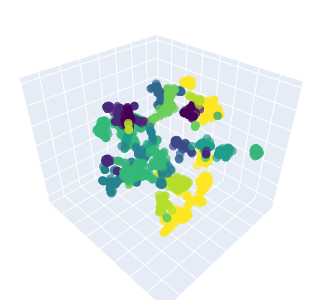

The notebook cell saved with this chart:
### Code cell
# 3D plot of hierarchical clustering 
hover_name = [('CID: '+str(x)) for x in fpb_cluster_emb['CID'].values]
fig = px.scatter_3d(
    projections, x='dim1', y='dim2', z='dim3',
    color=fpb_cluster_emb['hierarchical_cluster'].astype(str), labels={'color': 'Hierarchical cluster'},
    hover_name=hover_name,
    hover_data={'dim1': False, 'dim2': False, 'dim3': False},
    range_color=[fpb_cluster_emb['hierarchical_cluster'].min(), fpb_cluster_emb['hierarchical_cluster'].max()], 
    color_discrete_sequence=px.colors.sequential.Viridis_r
    )

# layout
fig.update_traces(marker_size=3, opacity=0.7)
fig.update_layout(scene = dict(
                    xaxis = dict(showticklabels=False, title=''),
                    yaxis = dict(showticklabels=False, title=''),
                    zaxis = dict(showticklabels=False, title='')
                    ), margin=dict(l=0, r=0, t=0, b=0))
fig.update(layout_showlegend=False)

# configuration
config = {'modeBarButtonsToRemove': ['logo', 'zoom3d', 'tableRotation', 
          'orbitRotation', 'pan3d', 'resetCameraLastSave3d'], 'displaylogo': False}

# show
fig.update_layout(width=300, height=300)
fig.show(config=config)

### Figure 1 — Plotly figure (JSON) as saved in the notebook; plotly's stock layout.template omitted (floating-point values rounded to 4 significant figures; data arrays with more than 128 entries replaced by an {"elided": "..."} marker saying what was removed)
{"data": [{"hovertemplate": "<b>%{hovertext}</b><br><br>Hierarchical cluster=21<extra></extra>", "hovertext": {"elided": "223 str values"}, "legendgroup": "21", "marker": {"color": "#fde725", "size": 3, "symbol": "circle"}, "mode": "markers", "name": "21", "opacity": 0.7, "scene": "scene", "showlegend": true, "type": "scatter3d", "x": {"elided": "223 float values"}, "y": {"elided": "223 float values"}, "z": {"elided": "223 float values"}}, {"hovertemplate": "<b>%{hovertext}</b><br><br>Hierarchical cluster=6<extra></extra>", "hovertext": {"elided": "146 str values"}, "legendgroup": "6", "marker": {"color": "#b5de2b", "size": 3, "symbol": "circle"}, "mode": "markers", "name": "6", "opacity": 0.7, "scene": "scene", "showlegend": true, "type": "scatter3d", "x": {"elided": "146 float values"}, "y": {"elided": "146 float values"}, "z": {"elided": "146 float values"}}, {"hovertemplate": "<b>%{hovertext}</b><br><br>Hierarchical cluster=10<extra></extra>", "hovertext": ["CID: 7410", "CID: 6724", "CID: 17253", "CID: 10757", "CID: 7018", "CID: 10241", "CID: 6780", "CID: 6697", "CID: 7020"], "legendgroup": "10", "marker": {"color": "#6ece58", "size": 3, "symbol": "circle"}, "mode": "markers", "name": "10", "opacity": 0.7, "scene": "scene", "showlegend": true, "type": "scatter3d", "x": [3.387, 3.413, -6.402, 3.48, -6.387, -6.369, -6.409, -6.386, -6.516], "y": [4.975, 5.059, 7.35, 5.241, 7.364, 7.385, 7.344, 7.38, 7.222], "z": [-15.34, -15.36, -1.974, -15.41, -1.973, -1.966, -1.969, -1.97, -1.998]}, {"hovertemplate": "<b>%{hovertext}</b><br><br>Hierarchical cluster=4<extra></extra>", "hovertext": {"elided": "296 str values"}, "legendgroup": "4", "marker": {"color": "#35b779", "size": 3, "symbol": "circle"}, "mode": "markers", "name": "4", "opacity": 0.7, "scene": "scene", "showlegend": true, "type": "scatter3d", "x": {"elided": "296 float values"}, "y": {"elided": "296 float values"}, "z": {"elided": "296 float values"}}, {"hovertemplate": "<b>%{hovertext}</b><br><br>Hierarchical cluster=22<extra></extra>", "hovertext": ["CID: 12993", "CID: 13588", "CID: 10336", "CID: 6562", "CID: 185654", "CID: 13143", "CID: 7847", "CID: 20138", "CID: 15394", "CID: 723", "CID: 8858", "CID: 6570", "CID: 4650", "CID: 4093"], "legendgroup": "22", "marker": {"color": "#1f9e89", "size": 3, "symbol": "circle"}, "mode": "markers", "name": "22", "opacity": 0.7, "scene": "scene", "showlegend": true, "type": "scatter3d", "x": [11.71, 11.99, 10.81, 10.61, 11.81, 11.56, 10.66, 11.09, 11.6, 8.927, 11.64, 11.53, 11.81, 7.936], "y": [2.455, 2.421, 1.85, 1.673, 2.385, 2.369, 1.798, 2.071, 2.427, 3.193, 2.48, 2.414, 2.419, 2.874], "z": [8.441, 8.344, 9.359, 9.681, 8.97, 9.401, 9.551, 9.049, 9.474, -0.9162, 8.69, 9.385, 8.72, -1.415]}, {"hovertemplate": "<b>%{hovertext}</b><br><br>Hierarchical cluster=0<extra></extra>", "hovertext": {"elided": "200 str values"}, "legendgroup": "0", "marker": {"color": "#26828e", "size": 3, "symbol": "circle"}, "mode": "markers", "name": "0", "opacity": 0.7, "scene": "scene", "showlegend": true, "type": "scatter3d", "x": {"elided": "200 float values"}, "y": {"elided": "200 float values"}, "z": {"elided": "200 float values"}}, {"hovertemplate": "<b>%{hovertext}</b><br><br>Hierarchical cluster=2<extra></extra>", "hovertext": ["CID: 164514", "CID: 86240", "CID: 13129", "CID: 67884", "CID: 6368", "CID: 6429", "CID: 61112", "CID: 6372", "CID: 6430", "CID: 6392", "CID: 6431", "CID: 6393", "CID: 6428", "CID: 6373", "CID: 15586", "CID: 6391", "CID: 7394", "CID: 14917", "CID: 6278", "CID: 6591", "CID: 6574", "CID: 6365", "CID: 6366", "CID: 6573", "CID: 6564", "CID: 6359", "CID: 5943", "CID: 6212", "CID: 6423", "CID: 6344", "CID: 6337", "CID: 11", "CID: 6901", "CID: 6478", "CID: 6214", "CID: 6327", "CID: 6419", "CID: 31373", "CID: 6575", "CID: 6389", "CID: 6371", "CID: 24193", "CID: 24883", "CID: 7850", "CID: 300", "CID: 727", "CID: 10900", "CID: 6338", "CID: 31240", "CID: 8115", "CID: 38307", "CID: 31369", "CID: 22833341", "CID: 6537497", "CID: 7835", "CID: 5284469", "CID: 7280", "CID: 7840", "CID: 6333", "CID: 31296", "CID: 7839", "CID: 6323", "CID: 3024", "CID: 5558", "CID: 11641", "CID: 53445481", "CID: 7903", "CID: 398", "CID: 6587", "CID: 6375", "CID: 943", "CID: 946", "CID: 3032552", "CID: 79123", "CID: 12259", "CID: 15575", "CID: 11724", "CID: 12307", "CID: 145068", "CID: 2087", "CID: 5993", "CID: 3224", "CID: 13930", "CID: 3589", "CID: 10967", "CID: 7864", "CID: 6328", "CID: 24841"], "legendgroup": "2", "marker": {"color": "#31688e", "size": 3, "symbol": "circle"}, "mode": "markers", "name": "2", "opacity": 0.7, "scene": "scene", "showlegend": true, "type": "scatter3d", "x": [-5.997, -5.884, -5.676, -6.036, -5.634, -6.125, -5.936, -5.621, -6.154, -5.943, -6.057, -5.753, -5.748, -6.151, -5.72, -5.778, -6.467, -5.629, -5.471, -5.376, -5.186, -5.028, -5.639, -5.395, -5.129, -3.061, -5.541, -5.255, -6.733, -4.779, -4.646, -4.911, -5.792, -6.437, -5.559, -4.471, -5.507, -5.851, -5.447, -5.706, -5.418, -5.637, -5.066, -4.774, -4.126, -6.442, -5.346, -5.218, -5.177, -3.824, -3.987, -5.695, -6.382, -6.235, -3.751, -6.596, -2.928, -2.811, -2.919, -2.849, -2.821, -2.817, -2.818, -2.808, -2.824, -2.471, -6.845, -6.879, -6.9, -6.884, -6.992, -7.028, -6.896, -6.968, -6.986, -6.993, -6.951, -6.985, -7.066, -6.949, -6.771, -7.166, -6.891, -6.899, -3.963, -3.634, -5.376, -5.479], "y": [-7.79, -7.605, -7.863, -7.935, -7.775, -7.66, -7.236, -7.696, -7.672, -7.762, -7.87, -7.713, -7.072, -7.696, -6.701, -7.027, -8.259, -8.358, -5.047, -5.227, -5.313, -5.108, -5.091, -4.931, -4.478, -4.266, -5.059, -5.08, -1.805, -4.953, -4.58, -4.535, -4.758, -4.685, -5.251, -5.024, -5.423, -5.104, -4.753, -6.541, -5.096, -5.634, -4.719, -4.721, -3.966, -4.498, -4.628, -4.454, -4.569, -4.852, -4.762, -3.675, -4.486, -4.487, -4.807, -4.441, -4.208, -4.111, -4.192, -4.144, -4.12, -4.118, -4.121, -4.11, -4.12, -3.765, -1.523, -1.528, -1.5, -1.541, -1.186, -1.095, -1.438, -1.229, -1.161, -1.149, -1.348, -1.181, -1.419, -4.365, -4.411, -4.208, -4.374, -4.376, -4.887, -4.989, -8.941, -8.731], "z": [9.825, 10.42, 10.25, 10.15, 10.13, 10.33, 9.957, 10.37, 10.33, 9.893, 9.976, 10.36, 9.951, 10.08, 9.756, 9.912, 10.67, 9.917, 9.323, 8.67, 8.549, 8.708, 8.755, 8.08, 7.597, 11.01, 9.584, 9.462, 10.87, 9.057, 7.709, 8.159, 8.137, 7.686, 9.323, 8.474, 8.87, 8.799, 8.64, 9.704, 9.727, 9.378, 8.1, 7.91, 8.065, 6.809, 8.473, 8.513, 7.062, 7.496, 7.634, 8.499, 6.534, 6.654, 7.229, 6.741, 11.04, 11.17, 11.08, 11.13, 11.16, 11.16, 11.16, 11.17, 11.16, 11.46, 10.98, 11.05, 11.03, 11.07, 10.94, 10.93, 11.03, 11.05, 10.99, 11.0, 11.07, 11.0, 11.28, 6.57, 6.628, 6.447, 6.633, 6.573, 7.709, 7.606, 9.6, 9.693]}, {"hovertemplate": "<b>%{hovertext}</b><br><br>Hierarchical cluster=8<extra></extra>", "hovertext": ["CID: 7367", "CID: 18636", "CID: 38200", "CID: 37270", "CID: 42540", "CID: 29575", "CID: 38439", "CID: 43495", "CID: 15625", "CID: 7271", "CID: 6914", "CID: 1486", "CID: 992", "CID: 51130", "CID: 42140", "CID: 51720", "CID: 42138", "CID: 38016", "CID: 37036", "CID: 38875", "CID: 38032", "CID: 37034", "CID: 37807", "CID: 36188", "CID: 42128", "CID: 39929", "CID: 9223", "CID: 36231", "CID: 71072", "CID: 16318", "CID: 568", "CID: 36401", "CID: 12871038", "CID: 20263", "CID: 88939", "CID: 33105", "CID: 37248", "CID: 37803", "CID: 27960", "CID: 23448", "CID: 68245", "CID: 13", "CID: 7950", "CID: 10943", "CID: 7931", "CID: 7810", "CID: 7238", "CID: 7964", "CID: 15910", "CID: 4685", "CID: 53639106", "CID: 8370", "CID: 7239", "CID: 12463", "CID: 6895", "CID: 7503", "CID: 19462", "CID: 12266", "CID: 20534", "CID: 18554", "CID: 10797", "CID: 19602", "CID: 10351", "CID: 13587", "CID: 237332", "CID: 66349", "CID: 12097", "CID: 8029", "CID: 6919", "CID: 7362", "CID: 7361"], "legendgroup": "8", "marker": {"color": "#3e4989", "size": 3, "symbol": "circle"}, "mode": "markers", "name": "8", "opacity": 0.7, "scene": "scene", "showlegend": true, "type": "scatter3d", "x": [-6.056, -12.3, -11.58, -12.25, -12.28, -12.23, -12.26, -11.7, -12.26, -11.84, -11.61, -12.3, -11.72, -11.71, -11.89, -11.52, -11.76, -11.05, -10.95, -10.57, -10.71, -11.09, -10.9, -10.7, -11.78, -11.69, -11.95, -10.74, -11.74, -11.68, -12.04, -11.14, -12.44, -12.12, -11.96, -12.18, -10.29, -10.38, -10.28, -10.42, -11.08, -10.99, -10.98, -10.51, -9.947, -10.18, -10.17, -10.46, -11.26, -10.54, -9.993, -11.47, -10.74, -11.08, -11.06, -9.535, -12.44, -12.93, -12.46, -12.27, -12.69, -12.49, -12.93, -12.17, -12.83, -13.08, -12.97, -12.68, -12.59, -12.89, -12.54], "y": [-4.636, -1.597, -4.691, -1.567, -1.535, -1.536, -1.529, -5.224, -1.533, -1.705, -1.872, -1.289, -1.84, -5.305, -5.829, -4.794, -5.618, -3.275, -3.254, -3.135, -2.936, -3.194, -3.279, -3.431, -6.169, -6.281, -6.532, -3.404, -6.472, -3.182, -6.216, -3.22, -6.552, -6.793, -6.738, -6.556, -2.876, -2.816, -2.851, -2.733, -6.723, -2.196, -2.266, -2.045, -2.966, -2.912, -2.846, -2.421, -2.487, -2.158, -1.133, -2.774, -2.276, -2.247, -1.852, -2.958, -7.18, -6.834, -7.301, -7.389, -7.003, -7.21, -6.78, -7.296, -7.097, -7.628, -7.204, -6.807, -7.542, -6.905, -7.455], "z": [10.43, -7.954, -7.057, -7.862, -7.923, -7.83, -7.904, -7.141, -7.911, -6.873, -6.852, -8.213, -6.93, -7.13, -7.313, -6.973, -7.249, -6.35, -6.42, -6.106, -6.632, -6.543, -6.19, -6.377, -7.449, -7.558, -7.693, -6.702, -7.635, -5.646, -7.374, -6.469, -7.717, -7.206, -7.361, -7.78, -6.514, -6.507, -6.498, -6.68, -8.018, -6.069, -5.845, -6.006, -5.638, -5.706, -5.702, -5.618, -6.198, -5.884, -5.3, -5.63, -5.991, -6.36, -5.913, -4.915, -7.095, -7.7, -7.923, -7.716, -7.989, -7.972, -7.415, -7.393, -7.134, -7.663, -7.407, -7.154, -7.517, -7.821, -7.282]}, {"hovertemplate": "<b>%{hovertext}</b><br><br>Hierarchical cluster=1<extra></extra>", "hovertext": ["CID: 27941", "CID: 2537", "CID: 244297", "CID: 53703939", "CID: 5282601", "CID: 62847", "CID: 12741", "CID: 13187", "CID: 61303", "CID: 75364", "CID: 11622", "CID: 8163", "CID: 5282604", "CID: 13561", "CID: 10130", "CID: 7967", "CID: 8175", "CID: 2969", "CID: 3017068", "CID: 8194", "CID: 75458", "CID: 12052911", "CID: 18027", "CID: 71552", "CID: 8130", "CID: 3084462", "CID: 984", "CID: 22207", "CID: 6184", "CID: 3893", "CID: 8051", "CID: 11005", "CID: 62838", "CID: 31289", "CID: 8158", "CID: 3084376", "CID: 454", "CID: 379", "CID: 8093", "CID: 985", "CID: 181174", "CID: 17697", "CID: 13849", "CID: 557529", "CID: 31291", "CID: 155761", "CID: 25311", "CID: 12530", "CID: 8186", "CID: 8180", "CID: 385", "CID: 151269", "CID: 9543670", "CID: 12292", "CID: 2266", "CID: 5192", "CID: 244872", "CID: 8215", "CID: 12736", "CID: 75502", "CID: 10467", "CID: 16898", "CID: 23524", "CID: 10465", "CID: 8094", "CID: 10469", "CID: 10459", "CID: 196", "CID: 8892", "CID: 19255", "CID: 37982", "CID: 5282596", "CID: 94485", "CID: 181572", "CID: 20245", "CID: 12572015", "CID: 12591", "CID: 10470", "CID: 70095", "CID: 10457", "CID: 13828362", "CID: 10468", "CID: 7991", "CID: 5281", "CID: 2724554", "CID: 11197", "CID: 13185", "CID: 10471", "CID: 17085", "CID: 15816", "CID: 12046", "CID: 10430", "CID: 12284", "CID: 264", "CID: 22199", "CID: 13297142", "CID: 141135", "CID: 743", "CID: 22434", "CID: 520159", "CID: 13584", "CID: 8139", "CID: 13908485", "CID: 14259", "CID: 53705", "CID: 41517", "CID: 15609", "CID: 22048", "CID: 31284", "CID: 20017", "CID: 15610", "CID: 41518", "CID: 8201", "CID: 8181", "CID: 41431", "CID: 75546", "CID: 13908486", "CID: 12400", "CID: 75519", "CID: 1032", "CID: 6590", "CID: 10349", "CID: 1110", "CID: 7824"], "legendgroup": "1", "marker": {"color": "#482878", "size": 3, "symbol": "circle"}, "mode": "markers", "name": "1", "opacity": 0.7, "scene": "scene", "showlegend": true, "type": "scatter3d", "x": [9.617, 9.621, 9.616, 9.613, 6.57, 7.074, 8.631, 8.836, 8.633, 8.664, 8.67, 8.685, 6.732, 8.904, 6.11, 9.121, 10.77, 6.097, 10.24, 10.41, 10.74, 10.7, 8.942, 10.53, 9.892, 10.58, 10.7, 6.709, 9.748, 6.725, 9.23, 6.162, 6.756, 10.36, 6.801, 10.69, 10.26, 7.641, 8.911, 6.787, 10.49, 10.26, 6.861, 10.36, 10.15, 10.51, 10.58, 6.163, 10.78, 7.141, 3.868, 3.916, 3.914, 5.703, 5.111, 5.646, 5.723, 6.48, 5.099, 5.377, 7.39, 6.825, 5.906, 6.073, 5.948, 6.005, 4.992, 5.611, 6.102, 5.614, 6.565, 6.978, 6.029, 6.011, 6.436, 5.745, 6.05, 6.505, 4.878, 6.253, 5.437, 6.577, 5.712, 5.911, 5.228, 6.986, 5.594, 6.312, 6.439, 4.858, 5.75, 5.587, 5.644, 5.582, 9.415, 9.446, 9.469, 5.609, 10.37, 10.39, 10.74, 10.23, 10.72, 10.59, 10.41, 10.36, 10.63, 10.82, 10.37, 10.73, 10.14, 10.67, 10.83, 10.17, 10.96, 10.25, 10.83, 10.27, 10.77, 5.616, 5.199, 5.224, 5.344, 9.895], "y": [-3.298, -3.305, -3.318, -3.318, -5.536, -6.02, -2.682, -2.363, -2.633, -2.684, -2.69, -2.716, -5.673, -3.196, -1.797, -1.714, -4.109, -4.844, -3.832, -3.991, -4.222, -3.836, -2.965, -4.102, -2.163, -4.306, -4.03, -5.609, -1.881, -4.205, -1.893, -5.063, -4.528, -4.225, -5.015, -3.821, -2.663, -4.89, -2.197, -4.791, -4.34, -4.0, -4.754, -3.986, -4.054, -3.744, -3.67, -4.51, -3.99, -4.188, -4.08, -4.119, -4.119, -1.606, -4.789, -5.296, -4.863, -5.418, -4.818, -4.451, -5.229, -5.372, -5.533, -4.82, -3.595, -4.551, -5.427, -1.348, -3.004, -5.831, -5.228, -4.33, -6.131, -4.005, -4.221, -5.489, -4.879, -6.223, -4.331, -4.142, -5.079, -4.363, -1.457, -5.36, -4.219, -5.781, -4.689, -6.354, -5.172, -4.41, -1.359, -0.7394, -1.313, -0.7305, -4.264, -4.317, -4.347, -1.347, -5.689, -6.195, -5.876, -6.265, -6.022, -6.343, -6.108, -5.836, -6.482, -5.889, -5.788, -6.316, -6.011, -5.652, -6.419, -6.261, -6.201, -6.233, -5.79, -6.302, -5.87, -0.1957, 0.6369, -0.07758, -0.2527, -5.389], "z": [9.59, 9.564, 9.553, 9.548, 10.01, 9.83, 12.37, 12.11, 12.36, 12.39, 12.38, 12.39, 10.0, 12.7, 9.429, 11.91, 12.94, 7.695, 12.97, 13.08, 12.86, 12.94, 12.5, 12.51, 11.83, 12.91, 12.53, 9.793, 11.72, 7.8, 11.85, 8.854, 9.837, 12.66, 8.006, 12.58, 12.01, 8.018, 12.07, 8.006, 12.8, 12.9, 8.091, 12.55, 12.84, 12.66, 12.75, 7.24, 12.92, 8.057, 10.51, 10.47, 10.47, 9.006, 7.246, 7.387, 8.033, 8.109, 8.606, 8.804, 8.092, 7.35, 8.372, 8.662, 7.252, 9.179, 8.116, 8.927, 8.441, 8.706, 8.091, 7.096, 8.299, 8.425, 8.135, 7.554, 8.521, 8.143, 8.15, 6.577, 8.309, 9.028, 9.005, 7.819, 7.969, 7.39, 7.775, 7.318, 8.532, 7.709, 9.103, 9.055, 8.996, 8.949, -3.458, -3.462, -3.423, 8.946, -1.055, -1.426, -0.6321, -0.7824, -1.399, -1.258, -0.5656, -0.6672, -0.89, -1.263, -1.291, -0.6255, -1.133, -0.9232, -0.9567, -1.017, -1.035, -0.711, -1.043, -1.22, -0.719, 8.814, 9.352, 9.221, 9.098, -0.9362]}, {"hovertemplate": "<b>%{hovertext}</b><br><br>Hierarchical cluster=11<extra></extra>", "hovertext": ["CID: 31261", "CID: 6416", "CID: 23847", "CID: 11509", "CID: 7288", "CID: 89180", "CID: 8452", "CID: 7958", "CID: 544588", "CID: 8034", "CID: 7909", "CID: 11583", "CID: 7895", "CID: 13152", "CID: 650", "CID: 12417", "CID: 7284", "CID: 145744", "CID: 177", "CID: 261", "CID: 3485", "CID: 7860", "CID: 6561", "CID: 11552", "CID: 880", "CID: 527", "CID: 8063", "CID: 180", "CID: 6569", "CID: 11251", "CID: 760"], "legendgroup": "11", "marker": {"color": "#440154", "size": 3, "symbol": "circle"}, "mode": "markers", "name": "11", "opacity": 0.7, "scene": "scene", "showlegend": true, "type": "scatter3d", "x": [9.48, 9.826, 9.16, 9.445, 9.481, 8.961, 9.137, 8.936, 9.28, 9.123, 9.36, 9.384, 9.466, 9.9, 9.58, 9.976, 9.87, 9.68, 9.796, 9.852, 9.775, 9.784, 9.989, 9.872, 9.752, 9.887, 9.758, 9.516, 9.475, 9.568, 5.009], "y": [0.9212, 1.176, 0.319, 0.7662, 0.9467, -0.2038, 0.5047, -0.1335, 0.4082, 0.2199, 0.4918, -0.5486, 0.7965, 1.156, 1.535, 0.8944, 0.1166, 0.9203, 1.035, 0.2072, -0.323, 1.266, 0.9407, 0.01343, 1.187, 0.4013, -0.1521, 1.399, 1.208, 1.258, 2.072], "z": [12.67, 13.11, 13.34, 12.74, 12.5, 13.45, 12.89, 13.67, 12.93, 13.35, 13.01, 12.05, 12.66, 13.33, 12.0, 10.48, 10.7, 11.45, 10.31, 10.75, 11.06, 10.22, 10.46, 10.65, 10.98, 10.47, 11.16, 12.09, 12.32, 12.31, 10.0]}, {"hovertemplate": "<b>%{hovertext}</b><br><br>Hierarchical cluster=9<extra></extra>", "hovertext": ["CID: 5976", "CID: 674", "CID: 6329", "CID: 6061", "CID: 12699", "CID: 6124", "CID: 1146", "CID: 9321", "CID: 17520", "CID: 39800", "CID: 33528", "CID: 33344", "CID: 8607", "CID: 22129", "CID: 1531", "CID: 17595", "CID: 13387", "CID: 70717", "CID: 12025", "CID: 23666346", "CID: 8132", "CID: 8606", "CID: 31374", "CID: 12968", "CID: 3608", "CID: 16653", "CID: 1103", "CID: 8880", "CID: 4678", "CID: 14215", "CID: 8430", "CID: 6228", "CID: 8871", "CID: 13543", "CID: 75192", "CID: 7852", "CID: 422780", "CID: 11807", "CID: 6377", "CID: 178", "CID: 9033", "CID: 7912", "CID: 7965", "CID: 8021", "CID: 14256", "CID: 700", "CID: 6341", "CID: 3301", "CID: 16402", "CID: 17857", "CID: 11642", "CID: 4", "CID: 64150", "CID: 8471", "CID: 223", "CID: 62010", "CID: 8113", "CID: 7497", "CID: 6049", "CID: 104556", "CID: 8083", "CID: 7902", "CID: 7618", "CID: 24730", "CID: 4837", "CID: 8111", "CID: 5565", "CID: 6046", "CID: 6579", "CID: 5641", "CID: 713", "CID: 222", "CID: 12679", "CID: 9550", "CID: 6598", "CID: 162093", "CID: 34192"], "legendgroup": "9", "marker": {"color": "#fde725", "size": 3, "symbol": "circle"}, "mode": "markers", "name": "9", "opacity": 0.7, "scene": "scene", "showlegend": true, "type": "scatter3d", "x": [-10.62, -11.22, -11.18, -10.22, -10.87, -10.4, -11.39, -10.5, -14.77, -14.5, -14.88, -14.63, -14.82, -13.26, -13.5, -14.55, -14.38, -14.32, -13.7, -13.99, -13.24, -14.76, -13.05, -14.96, -14.12, -14.95, -11.09, -13.62, -14.05, -14.94, -14.4, -11.48, -13.73, -13.67, -13.86, -11.67, -12.81, -13.52, -11.75, -11.39, -11.57, -12.04, -11.74, -12.06, -12.09, -12.72, -11.53, -11.38, -11.77, -11.81, -10.64, -12.77, -11.81, -12.18, -11.11, -12.86, -13.18, -13.19, -12.47, -13.23, -12.59, -13.19, -13.3, -13.37, -11.07, -11.0, -10.95, -13.25, -11.91, -11.21, -11.18, -10.99, -11.26, -9.888, -11.32, -13.68, -15.14], "y": [2.948, 3.375, 3.656, 3.018, 2.714, 2.883, 2.517, 3.055, 4.203, 4.205, 4.104, 4.142, 4.054, 3.319, 2.936, 3.245, 3.184, 3.217, 3.202, 3.135, 2.723, 3.847, 3.062, 3.2, 3.26, 3.505, 2.86, 2.683, 2.934, 3.173, 3.015, 2.352, 3.73, 3.871, 2.592, 4.246, 2.648, 2.968, 3.293, 4.313, 3.091, 2.939, 4.459, 2.74, 4.832, 2.844, 3.858, 3.458, 4.69, 4.562, 3.737, 3.177, 4.709, 2.577, 3.819, 2.671, 2.467, 2.343, 2.25, 1.659, 2.327, 2.466, 2.312, 2.537, 2.649, 2.543, 2.572, 1.589, 4.384, 4.731, 4.226, 3.825, 2.088, 2.785, 2.406, 3.467, 3.315], "z": [4.421, 6.128, 6.065, 3.98, 4.268, 4.185, 4.79, 4.349, 4.238, 4.292, 4.432, 4.299, 4.089, 8.241, 8.181, 5.17, 5.069, 4.999, 5.347, 5.411, 7.06, 4.563, 4.545, 5.423, 4.916, 5.118, 7.916, 6.771, 6.107, 5.377, 5.881, 4.268, 4.756, 4.563, 4.928, 7.219, 7.584, 8.159, 7.133, 5.348, 6.952, 7.041, 7.308, 7.25, 6.937, 7.618, 6.871, 7.205, 7.45, 7.361, 5.822, 7.79, 7.301, 7.211, 5.945, 7.41, 7.541, 7.399, 7.537, 7.291, 7.652, 7.202, 7.421, 7.202, 7.715, 7.595, 7.736, 7.513, 5.092, 5.023, 5.152, 5.429, 4.259, 3.939, 4.315, 4.581, 5.337]}, {"hovertemplate": "<b>%{hovertext}</b><br><br>Hierarchical cluster=16<extra></extra>", "hovertext": ["CID: 6589", "CID: 6360", "CID: 6334", "CID: 6324", "CID: 297"], "legendgroup": "16", "marker": {"color": "#b5de2b", "size": 3, "symbol": "circle"}, "mode": "markers", "name": "16", "opacity": 0.7, "scene": "scene", "showlegend": true, "type": "scatter3d", "x": [0.5889, 0.7703, 1.161, 1.092, 1.106], "y": [-10.42, -10.19, -9.633, -9.735, -9.696], "z": [2.329, 2.026, 1.074, 1.147, 1.118]}, {"hovertemplate": "<b>%{hovertext}</b><br><br>Hierarchical cluster=5<extra></extra>", "hovertext": ["CID: 18302", "CID: 93000", "CID: 7896", "CID: 10442", "CID: 8064", "CID: 8103", "CID: 262", "CID: 75103", "CID: 22386", "CID: 179", "CID: 17291", "CID: 62118", "CID: 7910", "CID: 7966", "CID: 7298", "CID: 162406", "CID: 670", "CID: 25006", "CID: 174", "CID: 604", "CID: 753", "CID: 7870", "CID: 31260", "CID: 6560", "CID: 3776", "CID: 263", "CID: 1031", "CID: 6276", "CID: 1030", "CID: 6568", "CID: 25203927", "CID: 8193", "CID: 85014", "CID: 15076", "CID: 80281", "CID: 18827", "CID: 7720", "CID: 21414", "CID: 3240", "CID: 8174", "CID: 516973", "CID: 7792", "CID: 702", "CID: 8129", "CID: 1254", "CID: 12404", "CID: 8221", "CID: 957", "CID: 3084097", "CID: 5463846", "CID: 31256", "CID: 867", "CID: 10557", "CID: 6405", "CID: 7858", "CID: 756", "CID: 29096", "CID: 238792", "CID: 221023", "CID: 93390", "CID: 6386", "CID: 1060", "CID: 242342", "CID: 757", "CID: 612", "CID: 971", "CID: 6585"], "legendgroup": "5", "marker": {"color": "#6ece58", "size": 3, "symbol": "circle"}, "mode": "markers", "name": "5", "opacity": 0.7, "scene": "scene", "showlegend": true, "type": "scatter3d", "x": [2.049, 1.394, 1.116, 1.66, 0.9174, 0.2729, 2.627, 1.773, 1.131, 3.048, 2.87, 2.792, 1.2, 0.4156, 0.6762, 2.63, 2.877, 0.5218, 2.808, 2.755, 2.23, 1.748, 0.7821, 1.018, 2.073, 0.9882, 0.9383, 0.2953, 2.715, 1.853, 1.034, -0.1991, -0.1994, -0.2915, -0.1303, -1.614, 0.251, -0.0321, 0.4241, 0.1894, -0.4295, -0.07434, 1.791, -0.01664, -0.1484, -0.03661, -0.2898, -0.3533, 0.386, -0.2477, 1.783, 4.339, 1.091, 1.73, 1.077, 3.449, -1.602, -1.583, -0.7184, 7.967, 2.081, 4.645, 7.938, 4.033, 4.022, 4.331, 4.514], "y": [2.931, 2.766, 3.003, 2.937, 2.664, 1.936, 3.215, 3.031, 2.997, 2.707, 3.586, 3.831, 3.525, 2.191, 2.207, 2.847, 2.724, 2.601, 3.269, 1.959, 3.046, 3.95, 3.43, 3.533, 3.68, 2.88, 3.378, 2.155, 3.237, 3.213, 2.944, 1.946, 2.294, 1.683, 1.571, 1.921, 2.358, 1.778, 1.869, 1.711, 1.822, 1.989, 3.6, 2.308, 1.921, 1.631, 2.274, 2.031, 1.875, 2.222, 5.089, 1.735, 2.928, 4.501, 2.835, 2.654, 1.933, 1.862, 1.817, -2.338, 4.581, 1.856, -2.348, 2.215, 2.218, 2.07, 1.456], "z": [12.14, 12.62, 12.14, 11.68, 12.43, 13.41, 11.73, 11.57, 12.71, 10.98, 12.45, 12.76, 12.78, 13.79, 13.08, 11.64, 11.24, 13.28, 11.17, 11.72, 11.69, 12.47, 12.37, 11.92, 11.38, 12.44, 11.84, 12.96, 11.7, 12.14, 12.41, 13.33, 13.83, 13.67, 13.59, 14.27, 13.49, 14.13, 15.24, 13.89, 13.88, 14.18, 11.32, 13.52, 14.25, 13.66, 13.73, 13.56, 15.27, 14.33, 12.65, 9.988, 10.89, 12.76, 10.78, 10.67, 14.28, 14.6, 14.84, -7.066, 12.92, 10.12, -6.835, 10.44, 10.48, 10.21, 8.921]}, {"hovertemplate": "<b>%{hovertext}</b><br><br>Hierarchical cluster=13<extra></extra>", "hovertext": {"elided": "169 str values"}, "legendgroup": "13", "marker": {"color": "#35b779", "size": 3, "symbol": "circle"}, "mode": "markers", "name": "13", "opacity": 0.7, "scene": "scene", "showlegend": true, "type": "scatter3d", "x": {"elided": "169 float values"}, "y": {"elided": "169 float values"}, "z": {"elided": "169 float values"}}, {"hovertemplate": "<b>%{hovertext}</b><br><br>Hierarchical cluster=15<extra></extra>", "hovertext": ["CID: 6720", "CID: 8411", "CID: 7000", "CID: 31222", "CID: 7261", "CID: 8247", "CID: 8413", "CID: 6053", "CID: 7102", "CID: 6115", "CID: 7111", "CID: 6838", "CID: 11487", "CID: 7242", "CID: 7814", "CID: 8630", "CID: 11818", "CID: 53230", "CID: 11803", "CID: 39184", "CID: 11764", "CID: 39185", "CID: 70155", "CID: 93496", "CID: 86258", "CID: 13432", "CID: 114893", "CID: 6849", "CID: 21694", "CID: 1493", "CID: 8461", "CID: 35842", "CID: 21502", "CID: 7471951", "CID: 19168", "CID: 6829", "CID: 25760", "CID: 11831", "CID: 11392", "CID: 28206", "CID: 6947", "CID: 13090", "CID: 149804", "CID: 16450", "CID: 13462", "CID: 97240", "CID: 10800", "CID: 7114", "CID: 158032", "CID: 980", "CID: 62134", "CID: 11769", "CID: 44374", "CID: 24121", "CID: 30086", "CID: 154901", "CID: 11767", "CID: 70382", "CID: 15752", "CID: 12489838", "CID: 50958", "CID: 7416", "CID: 29393", "CID: 991", "CID: 38479", "CID: 5569", "CID: 7543", "CID: 4284", "CID: 5897", "CID: 7577", "CID: 6710", "CID: 2724127", "CID: 7070", "CID: 39327", "CID: 7515", "CID: 11869", "CID: 69177", "CID: 7471", "CID: 949", "CID: 7681"], "legendgroup": "15", "marker": {"color": "#1f9e89", "size": 3, "symbol": "circle"}, "mode": "markers", "name": "15", "opacity": 0.7, "scene": "scene", "showlegend": true, "type": "scatter3d", "x": [-11.57, -8.353, -8.405, -9.229, -8.533, -9.333, -8.611, -10.11, -8.476, -8.67, -8.616, -9.913, -9.346, -8.581, -8.7, -8.191, -13.09, -13.36, -14.25, -13.85, -13.63, -13.88, -13.7, -13.96, -14.07, -14.37, -13.58, -14.49, -13.44, -12.93, -12.76, -12.05, -12.08, -13.92, -14.3, -15.18, -13.86, -12.07, -14.63, -14.44, -13.23, -14.0, -13.28, -15.12, -13.36, -14.4, -12.84, -15.67, -14.32, -13.21, -13.22, -13.94, -13.61, -13.37, -13.34, -14.3, -14.01, -14.46, -12.55, -13.35, -13.42, -14.29, -10.58, -12.76, -10.85, -10.82, -8.088, -15.04, -8.676, -8.26, -7.745, -9.781, -7.946, -13.08, -9.45, -10.29, -10.37, -10.32, -10.28, -10.63], "y": [-0.8666, 3.859, 3.749, 4.195, 4.541, 4.145, 4.206, 4.985, 4.418, 4.467, 4.451, 4.803, 4.744, 4.566, 4.499, 4.463, 6.387, 6.903, 6.942, 8.43, 6.717, 7.746, 8.233, 7.901, 8.207, 8.241, 7.866, 7.597, 7.568, 6.215, 6.511, 8.943, 8.943, 7.858, 7.416, 7.549, 7.686, 8.939, 7.128, 7.373, 6.258, 7.993, 7.923, 7.305, 8.222, 7.572, 6.218, 7.403, 8.08, 6.273, 7.845, 9.32, 8.105, 8.047, 7.797, 7.318, 8.358, 7.72, 6.621, 6.241, 7.973, 6.888, 5.222, -2.291, 5.34, 5.309, 4.776, 3.401, 5.408, 5.231, 5.725, 4.786, 4.554, 5.816, 4.884, 5.071, 5.094, 5.038, 5.072, 5.021], "z": [-5.4, -1.241, -1.331, -1.037, -0.9686, -0.8192, -0.9648, -1.827, -1.125, -0.9135, -1.113, -1.824, -1.574, -0.9817, -0.8661, -0.4618, -4.004, -3.653, -4.55, -3.687, -3.422, -3.506, -2.833, -2.82, -2.731, -3.211, -3.732, -4.67, -3.905, -4.989, -3.67, -4.027, -4.027, -2.978, -4.254, -4.063, -3.761, -4.032, -4.561, -5.007, -5.247, -3.486, -4.309, -4.133, -3.809, -4.749, -4.857, -4.143, -4.197, -5.342, -3.878, -2.989, -4.058, -3.761, -3.602, -4.423, -4.498, -4.234, -3.474, -4.244, -3.925, -4.576, -2.266, 5.259, -2.131, -2.089, -0.6653, 3.531, -1.84, -1.409, -1.483, 0.285, -0.317, -6.241, -1.57, -1.727, -1.738, -1.636, -1.862, -0.8807]}, {"hovertemplate": "<b>%{hovertext}</b><br><br>Hierarchical cluster=3<extra></extra>", "hovertext": ["CID: 11535", "CID: 11588", "CID: 10037", "CID: 6325", "CID: 136332", "CID: 176", "CID: 284", "CID: 280", "CID: 19660", "CID: 10340", "CID: 11430", "CID: 712", "CID: 887", "CID: 9989226", "CID: 281"], "legendgroup": "3", "marker": {"color": "#26828e", "size": 3, "symbol": "circle"}, "mode": "markers", "name": "3", "opacity": 0.7, "scene": "scene", "showlegend": true, "type": "scatter3d", "x": [6.762, 6.733, 6.781, 7.187, 6.58, 5.278, 5.73, 5.905, 5.694, 5.693, 5.674, 5.519, 5.54, 5.567, 5.517], "y": [4.225, 4.195, 4.252, 4.689, 3.965, 1.913, 2.458, 2.869, 2.549, 2.572, 2.561, 2.578, 2.605, 2.591, 2.588], "z": [7.709, 7.72, 7.698, 7.526, 7.797, 8.781, 8.504, 8.185, 8.202, 8.21, 8.195, 7.782, 7.777, 7.883, 7.749]}, {"hovertemplate": "<b>%{hovertext}</b><br><br>Hierarchical cluster=18<extra></extra>", "hovertext": ["CID: 4115", "CID: 19076", "CID: 10522"], "legendgroup": "18", "marker": {"color": "#31688e", "size": 3, "symbol": "circle"}, "mode": "markers", "name": "18", "opacity": 0.7, "scene": "scene", "showlegend": true, "type": "scatter3d", "x": [-8.532, -9.323, -8.616], "y": [-2.33, -2.702, -2.369], "z": [-8.647, -7.536, -8.519]}, {"hovertemplate": "<b>%{hovertext}</b><br><br>Hierarchical cluster=17<extra></extra>", "hovertext": ["CID: 9997", "CID: 11263471", "CID: 337121", "CID: 7846", "CID: 6335", "CID: 10419", "CID: 520802", "CID: 61018", "CID: 6326", "CID: 10821", "CID: 12732", "CID: 12309", "CID: 12720", "CID: 61222", "CID: 139568", "CID: 136461", "CID: 24977797"], "legendgroup": "17", "marker": {"color": "#3e4989", "size": 3, "symbol": "circle"}, "mode": "markers", "name": "17", "opacity": 0.7, "scene": "scene", "showlegend": true, "type": "scatter3d", "x": [0.607, 0.2832, 0.5987, 0.6333, 0.6293, 0.3449, 0.3043, 0.789, 0.6103, 0.6106, 0.6134, 0.5809, 0.3277, 0.1174, 0.1097, 0.1212, 0.06956], "y": [7.483, 7.461, 7.356, 7.481, 7.433, 7.319, 7.242, 6.988, 7.377, 7.842, 7.635, 7.403, 7.532, 7.444, 7.305, 7.366, 7.062], "z": [12.51, 12.84, 12.86, 12.54, 12.52, 12.49, 12.54, 12.68, 12.87, 12.69, 12.71, 12.88, 12.83, 12.61, 12.72, 12.65, 12.68]}, {"hovertemplate": "<b>%{hovertext}</b><br><br>Hierarchical cluster=20<extra></extra>", "hovertext": ["CID: 6431285", "CID: 9203", "CID: 7222", "CID: 3023", "CID: 3714831", "CID: 30692", "CID: 8447", "CID: 7108"], "legendgroup": "20", "marker": {"color": "#482878", "size": 3, "symbol": "circle"}, "mode": "markers", "name": "20", "opacity": 0.7, "scene": "scene", "showlegend": true, "type": "scatter3d", "x": [-9.606, -9.596, -9.598, -9.602, -9.595, -9.597, -9.599, -9.672], "y": [5.053, 5.053, 5.053, 5.051, 5.051, 5.053, 5.056, 5.031], "z": [-3.853, -3.865, -3.859, -3.796, -3.849, -3.862, -3.872, -2.945]}, {"hovertemplate": "<b>%{hovertext}</b><br><br>Hierarchical cluster=7<extra></extra>", "hovertext": ["CID: 14264", "CID: 6163", "CID: 6213", "CID: 679", "CID: 6497", "CID: 31347", "CID: 8777", "CID: 1117", "CID: 1119", "CID: 24682", "CID: 38078", "CID: 14050", "CID: 2730", "CID: 3039", "CID: 4618", "CID: 31357", "CID: 3681305", "CID: 1061", "CID: 14781", "CID: 5971", "CID: 10039", "CID: 11167", "CID: 6348", "CID: 16698", "CID: 12232", "CID: 23662387", "CID: 5455", "CID: 402", "CID: 3017", "CID: 3082", "CID: 7872", "CID: 1068", "CID: 6343", "CID: 878", "CID: 4928", "CID: 4004", "CID: 2723650", "CID: 17725"], "legendgroup": "7", "marker": {"color": "#440154", "size": 3, "symbol": "circle"}, "mode": "markers", "name": "7", "opacity": 0.7, "scene": "scene", "showlegend": true, "type": "scatter3d", "x": [-9.51, -9.463, -9.907, -10.02, -9.61, -10.1, -9.372, -9.516, -9.588, -9.634, -12.59, -12.37, -12.4, -12.38, -11.18, -12.26, -12.44, -12.44, -12.47, -9.626, -9.878, -9.829, -9.889, -12.51, -9.796, -10.15, -9.978, -9.775, -12.4, -12.02, -10.14, -9.998, -9.836, -9.796, -12.42, -11.75, -10.61, -10.11], "y": [-1.888, -2.153, -1.825, -1.598, -2.146, -1.872, -2.291, -2.085, -1.939, -1.965, -1.286, -1.914, -1.991, -1.827, -1.904, -1.932, -1.682, -1.705, -1.68, 0.227, -0.2518, 0.1591, -0.1821, -1.491, -0.8947, 0.3245, -0.06117, -0.9115, -1.604, -1.929, -1.547, -1.386, -1.256, -1.22, 0.1023, -2.022, 0.4345, 0.2597], "z": [4.297, 4.32, 4.234, 4.365, 4.405, 4.451, 4.489, 4.331, 4.372, 4.29, 6.467, 5.679, 5.371, 5.794, 4.915, 5.465, 6.028, 5.971, 6.111, 3.796, 4.062, 3.958, 4.068, 6.277, 4.135, 4.157, 4.139, 4.105, 5.047, 5.173, 4.357, 4.279, 4.107, 4.146, 5.037, 5.098, 4.754, 4.168]}, {"hovertemplate": "<b>%{hovertext}</b><br><br>Hierarchical cluster=12<extra></extra>", "hovertext": ["CID: 33781", "CID: 7304", "CID: 6736", "CID: 9134", "CID: 9215", "CID: 10249", "CID: 1474", "CID: 6854", "CID: 9183", "CID: 9177", "CID: 12333591", "CID: 798", "CID: 8405", "CID: 938", "CID: 13651", "CID: 1018", "CID: 936", "CID: 1049", "CID: 9222", "CID: 8027", "CID: 7047", "CID: 70255", "CID: 74208", "CID: 136882", "CID: 26331", "CID: 135738785", "CID: 14296", "CID: 30214", "CID: 30215", "CID: 442649", "CID: 408", "CID: 409", "CID: 942", "CID: 412"], "legendgroup": "12", "marker": {"color": "#fde725", "size": 3, "symbol": "circle"}, "mode": "markers", "name": "12", "opacity": 0.7, "scene": "scene", "showlegend": true, "type": "scatter3d", "x": [-17.4, -16.78, -17.46, -17.53, -17.27, -16.77, -16.74, -17.38, -17.25, -17.58, -17.5, -17.43, -17.11, -16.83, -16.84, -16.66, -16.68, -16.95, -17.0, -17.09, -16.92, -16.66, -17.0, -17.0, -16.22, -16.66, -16.14, -15.83, -15.62, -16.49, -16.7, -16.76, -16.58, -16.5], "y": [-7.506, -8.225, -7.426, -7.835, -7.678, -7.438, -7.591, -8.049, -7.935, -7.841, -6.972, -7.706, -7.663, -7.155, -7.686, -7.98, -7.098, -7.751, -7.466, -8.261, -7.865, -8.662, -8.84, -8.908, -7.682, -8.217, -8.05, -8.189, -8.1, -7.009, -6.478, -6.478, -6.376, -6.567], "z": [7.643, 7.754, 7.911, 7.647, 8.321, 7.486, 8.031, 8.118, 8.285, 8.004, 8.256, 7.603, 7.484, 7.751, 8.341, 8.074, 8.004, 7.322, 8.317, 7.884, 8.235, 7.459, 7.194, 7.141, 7.841, 7.41, 8.162, 8.288, 8.172, 7.687, 7.4, 7.629, 7.372, 7.309]}, {"hovertemplate": "<b>%{hovertext}</b><br><br>Hierarchical cluster=14<extra></extra>", "hovertext": ["CID: 20473", "CID: 13521", "CID: 83756", "CID: 87244", "CID: 87622", "CID: 15659", "CID: 77929", "CID: 14456", "CID: 17317", "CID: 76262", "CID: 76004", "CID: 962", "CID: 24261", "CID: 7292", "CID: 90864", "CID: 24823", "CID: 25477", "CID: 14792", "CID: 14778", "CID: 26042"], "legendgroup": "14", "marker": {"color": "#b5de2b", "size": 3, "symbol": "circle"}, "mode": "markers", "name": "14", "opacity": 0.7, "scene": "scene", "showlegend": true, "type": "scatter3d", "x": [-9.208, -9.18, -9.204, -9.031, -9.216, -9.539, -8.931, -8.977, -9.22, -9.157, -8.952, -7.782, -8.262, -8.798, -8.738, -7.617, -7.805, -7.837, -7.845, -7.952], "y": [2.352, 2.313, 2.37, 2.208, 2.376, 2.401, 2.193, 2.199, 2.412, 2.312, 2.171, 1.012, 1.467, 2.58, 2.289, 0.5773, 0.9485, 0.9807, 0.9999, 1.113], "z": [9.507, 9.508, 9.491, 9.569, 9.491, 9.283, 9.515, 9.553, 9.633, 9.531, 9.576, 10.31, 9.987, 8.553, 9.17, 10.44, 10.3, 10.28, 10.27, 10.2]}, {"hovertemplate": "<b>%{hovertext}</b><br><br>Hierarchical cluster=24<extra></extra>", "hovertext": ["CID: 11443", "CID: 13192", "CID: 12228", "CID: 7570", "CID: 16212386", "CID: 7672", "CID: 6347"], "legendgroup": "24", "marker": {"color": "#6ece58", "size": 3, "symbol": "circle"}, "mode": "markers", "name": "24", "opacity": 0.7, "scene": "scene", "showlegend": true, "type": "scatter3d", "x": [-8.741, -8.776, -8.927, -8.664, -8.767, -8.766, -8.837], "y": [1.991, 1.981, 1.827, 2.058, 1.979, 1.972, 2.034], "z": [2.814, 2.883, 3.065, 2.711, 2.877, 2.874, 2.983]}, {"hovertemplate": "<b>%{hovertext}</b><br><br>Hierarchical cluster=23<extra></extra>", "hovertext": ["CID: 6342", "CID: 7855", "CID: 7505", "CID: 768", "CID: 7854", "CID: 4685067"], "legendgroup": "23", "marker": {"color": "#35b779", "size": 3, "symbol": "circle"}, "mode": "markers", "name": "23", "opacity": 0.7, "scene": "scene", "showlegend": true, "type": "scatter3d", "x": [6.591, 6.628, 6.578, 6.599, 6.617, 6.591], "y": [3.806, 3.685, 3.896, 3.798, 3.721, 3.814], "z": [-2.636, -2.599, -2.655, -2.627, -2.602, -2.639]}, {"hovertemplate": "<b>%{hovertext}</b><br><br>Hierarchical cluster=19<extra></extra>", "hovertext": ["CID: 6351"], "legendgroup": "19", "marker": {"color": "#1f9e89", "size": 3, "symbol": "circle"}, "mode": "markers", "name": "19", "opacity": 0.7, "scene": "scene", "showlegend": true, "type": "scatter3d", "x": [2.854], "y": [-1.621], "z": [1.806]}], "layout": {"height": 300, "legend": {"title": {"text": "Hierarchical cluster"}, "tracegroupgap": 0}, "margin": {"b": 0, "l": 0, "r": 0, "t": 0}, "scene": {"domain": {"x": [0, 1], "y": [0, 1]}, "xaxis": {"showticklabels": false, "title": {"text": ""}}, "yaxis": {"showticklabels": false, "title": {"text": ""}}, "zaxis": {"showticklabels": false, "title": {"text": ""}}}, "showlegend": false, "width": 300}}
